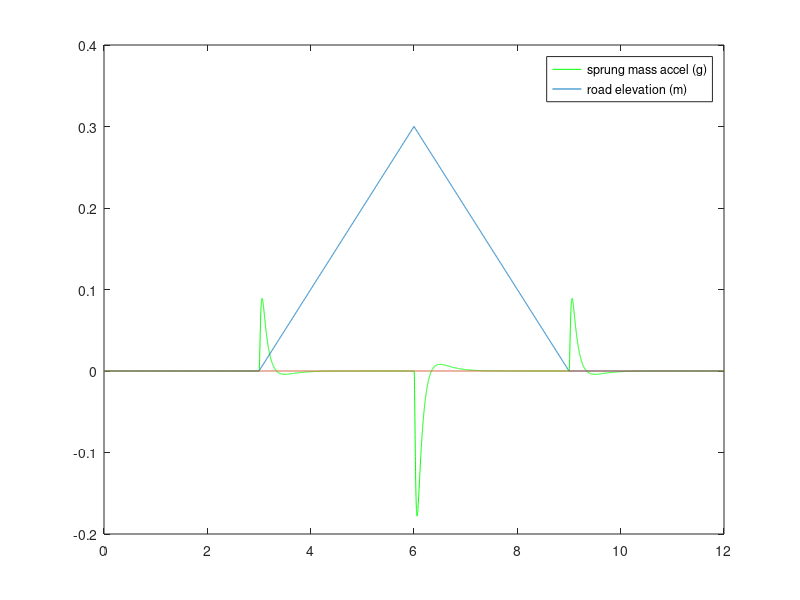

Recreate this plot in MATLAB.
clear;
pkg load control;

ms = 250;               
mu = 20; 
ks = 7000;
cs = 2600;        
kt = 105000; 
         
grav = 9.81;            
v = 60/3.6;                 
dt = 0.001;               
                        
Aqcar = [0     0     1   -1;...
         0     0     0    1;...
       -ks/ms  0  -cs/ms cs/ms;...
        ks/mu -kt/mu cs/mu -cs/mu];
Bqcar = [0 -1 0 0]'; 
Cqcar = [0 0 1 0]; 
Dqcar = 0;
qcar = ss(Aqcar,Bqcar,Cqcar,Dqcar);

x0 = [0 0 0 0]';                        
load road_x                             
load road_z                                                   
dx = road_x(2) - road_x(1);             
dt2 = dx/v;                             
z0dot = [0 diff(road_z)/dt];                 
tmax = 200/v;                           
t = 0:dt:tmax; x = v*t;                 
u = interp1(road_x,z0dot,x);    

y = lsim(qcar,u,t,x0);  
z2dotdot = [0 diff(y(:,1))'/dt2];                    
z0 = interp1(road_x,road_z,x); 
figure ;clf                       
plot(t,z2dotdot/grav,'g-');hold on
plot(t,z0)
plot(t,x/inf)
legend('sprung mass accel (g)','road elevation (m)')
    


